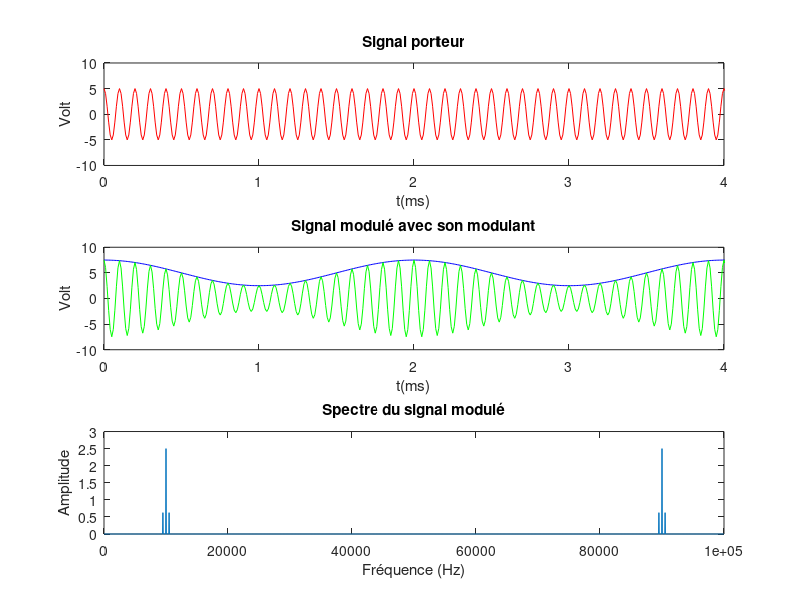

MATLAB code to generate this figure:
%% Programme de modulation AM

%% Remise à zéro du contexte
clear;
clc;
close all;

%% Initialisation des variables
fp=10000;       % Fréquence porteuse (Hz)
Ep=5;           % Amplitude de la porteuse
fm=500;         % Fréquence du modulant sinusoïdal
Tm=1/fm;        % Période du modulant sinusoïdal
m=0.5;          % Indice de modulation
fe=100000;      % Fréquence échantillonnage
Te=1/fe;        % Période d'échantillonnage   
Ne=2000;        % Nombre de points de simulation
t=(0:Ne-1)*Te;  % Vecteur temps

%% Création des différents signaux: modulant, porteuse et signal AM

mt=1*cos(2*pi*fm*t);    % Signal modulant m(t)
pt=Ep*cos(2*pi*fp*t);   % Signal porteur p(t)

st=(1+m*mt).* pt;       % Signal modulé en amplitude s(t)


%% Affichage des chronogrammes
subplot(3,1,1)
plot(t*1000,pt,"r")
title("Signal porteur")
xlabel('t(ms)')
ylabel('Volt')
axis([0 4 -10 10])

subplot(3,1,2)
plot(t*1000,5*m*mt+5,"b")
hold on
plot(t*1000,st,"g")
title("Signal modulé avec son modulant")
xlabel('t(ms)')
ylabel('Volt')
axis([0 4 -10 10])

%% Calcul puis affichage des spectres 

N = length(t);
S = fft(st);        % FFT permet de générer une transformé de fourier, que l'on utilise pour représenté les raies du spectre
f = (0:N-1)*(fe/N); % fe est la fréquence d'échantillonnage

subplot(3,1,3)
plot(f, abs(S)/N)
xlabel('Fréquence (Hz)')
ylabel('Amplitude')
title('Spectre du signal modulé')